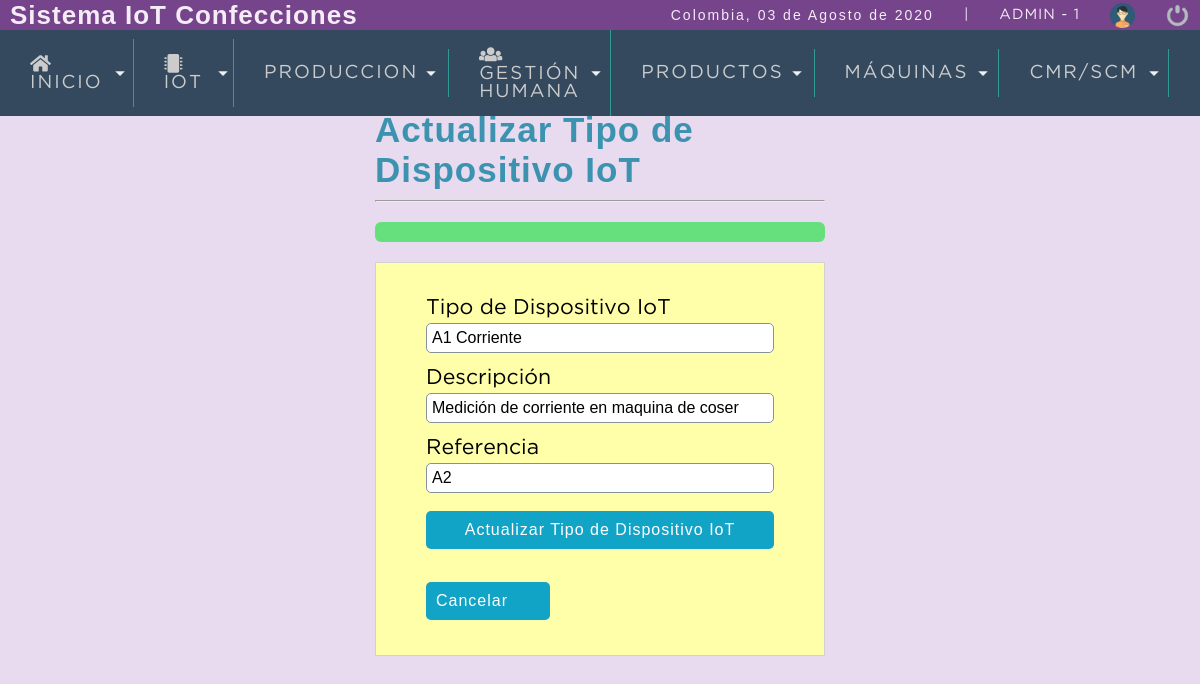
Screenshot of /sistema/editar_tipodispositivoIoT.php?id=1 (signed in) with the database file from the repository.
### tables this page shows
CREATE TABLE `tiposmodulosiot` (
  `idtipomoduloiot` int(11) NOT NULL,
  `tipomoduloIoT` varchar(20) NOT NULL,
  `descripcion` varchar(200) NOT NULL,
  `referencia` varchar(20) NOT NULL,
  `status` int(11) NOT NULL DEFAULT 1,
  `created_at` datetime DEFAULT current_timestamp(),
  `updated_at` datetime DEFAULT NULL,
  `deleted_at` datetime DEFAULT NULL
);

### sistema/editar_tipodispositivoIoT.php (the view, shortened to what this page needs)
<?php
	include "../conexion.php";
	$idtipmodIoT=$_REQUEST['id'];
	$sql=mysqli_query($conexion,"SELECT idtipomoduloiot, tipomoduloIoT, descripcion, referencia  FROM tiposmodulosIoT WHERE (idtipomoduloiot=$idtipmodIoT AND status=1)");
	$result_sql=mysqli_num_rows($sql);
	if ($result_sql==0){
		header('location: lista_tiposdispositivosIoT.php');
	}else{
		while ($data=mysqli_fetch_array($sql)) {
			$tipomoduloIoT=$data['tipomoduloIoT'];
			$descripcion=$data['descripcion'];
			$referencia=$data['referencia'];
		}
	}
?>
<!DOCTYPE html>
<html lang="en">
<head>
	<?php  include "includes/scripts.php"; ?>
</head>
<body>
	<?php  include "includes/header.php"; ?>
	<section id="container">
		<div class="form_register">
			<h1>Actualizar Tipo de Dispositivo IoT</h1>
			<hr>
			<div class="alert"> <?php echo isset($alert) ? $alert : ''; ?></div>
			<form action="" method="post">
				<label for='tipomoduloIoT'>Tipo de Dispositivo IoT</label>
				<input type="text" name="tipomoduloIoT" id="tipomoduloIoT" placeholder="Tipo de modulo IoT" value="<?php echo $tipomoduloIoT; ?>">
				<label for='descripcion'>Descripción</label>
				<input type="text" name="descripcion" id="descripcion" placeholder="Descripción" value="<?php echo $descripcion; ?>">
				<label for="referencia">Referencia</label>
				<input type="text" name="referencia" id="referencia" placeholder="Referencia" value="<?php echo $referencia; ?>">
				<br>
				<input type="submit" value="Actualizar Tipo de Dispositivo IoT" class="btn_save">
				<br>
				<a class="btn_cancel" href="lista_tiposdispositivosIoT.php">Cancelar</a>
			</form>
		</div>
	</section>
</body>
</html>

### sistema/css/style1.css (style rules this page uses)
* { margin: 0; padding: 0; box-sizing: border-box; }
body { background: #E8DAEF; }
h1, h2, h3, h4, h5, h6 { font-family: 'arial'; font-weight: bold; letter-spacing: 1px; }
h1 { font-size: 26px; }
a { text-decoration: none; font-family: arial; letter-spacing: 1px; }
#container { padding: 90px 15px 15px; }
.form_register { width: 450px; margin: auto; margin-top: 20px; }
.form_register h1 { color: #3c93b0; }
hr { border: 1 background: #AAA; height: 2px; margin: 10px 0; display: block; }
form { background: #FFA; margin: auto; padding: 20px 50px; border: 1px solid #d1d1d1; }
label { display: block; font-size: 16pt; font-family: 'GothamBook'; margin: 15px auto 5px auto; }
input,select { display: block; width: 100%; font-size: 12pt; padding: 5px; border: 1px solid #85929e; border-radius: 5px; }
.btn_save { font-size: 12pt; background: #12a4c6; padding: 10px; color: #FFF; letter-spacing: 1px; border: 0; cursor: pointer; margin: 30 auto 15px auto; display: block; border-radius: 5px; }
.btn_cancel { font-size: 12pt; background: #12a4c6; padding: 10px; color: #FFF; letter-spacing: 1px; border: 0; cursor: pointer; margin: 30 auto 15px auto; display: block; border-radius: 5px; }
.alert { width: 100%; background: #66e07d; border-radius: 6px; margin: 20px auto; }
.alert { padding: 10px; }
#container h1 { font-size: 35px; display: inline-block; }
.btn_cancel,.btn_ok { width: 124px; display: inline-block; border-radius: 5px; font-size: 12pt; background: #12a4c6; padding: 10px; color: #FFF; letter-spacing: 1px; border: 0; cursor: pointer; margin: 15px auto; }

### rows the page displays
tiposmodulosiot: tipomoduloIoT "A1 Corriente", descripcion "Medición de corriente en maquina de coser", referencia "A2"

### other values shown
fechaC() "03 de Agosto de 2020"
$_SESSION['user'] "ADMIN"
$_SESSION['rol'] "1"
